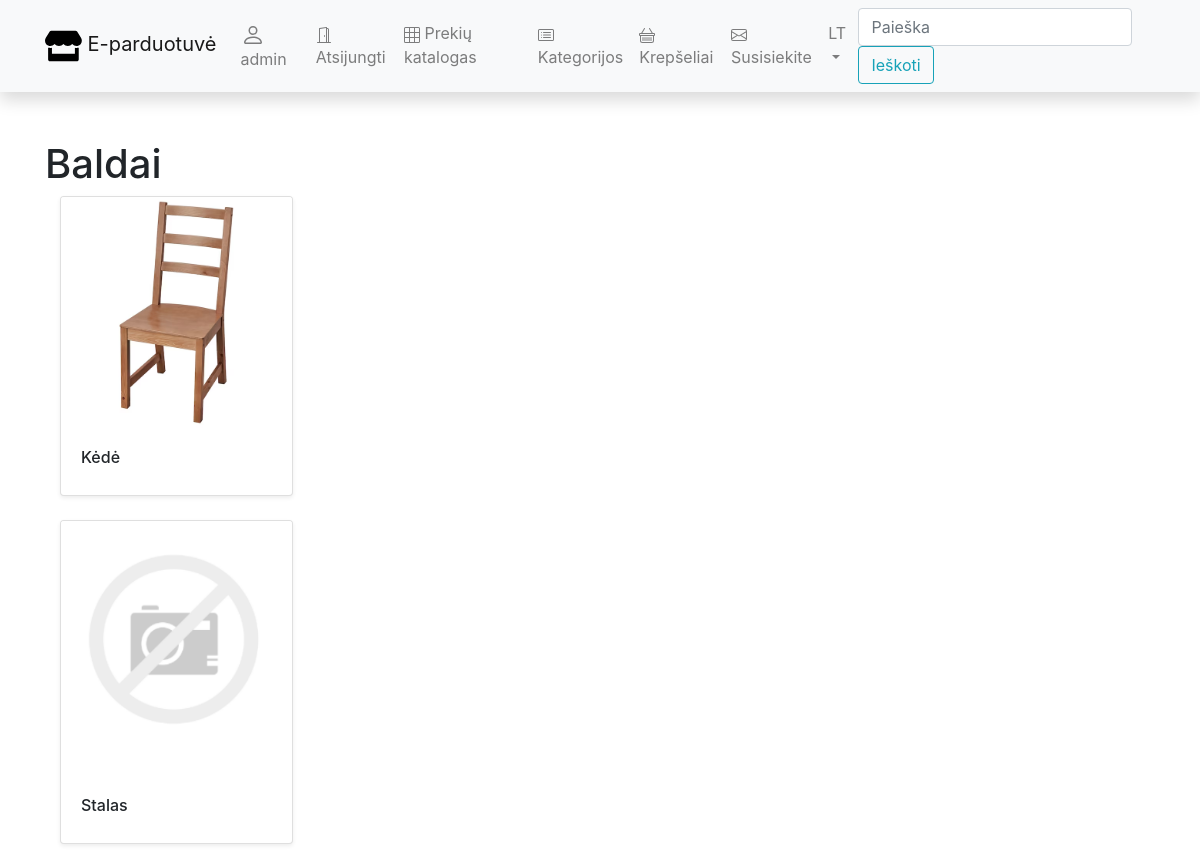
/eparduotuve/kategorijos/1 (signed in), run on an earlier commit of the app's database.
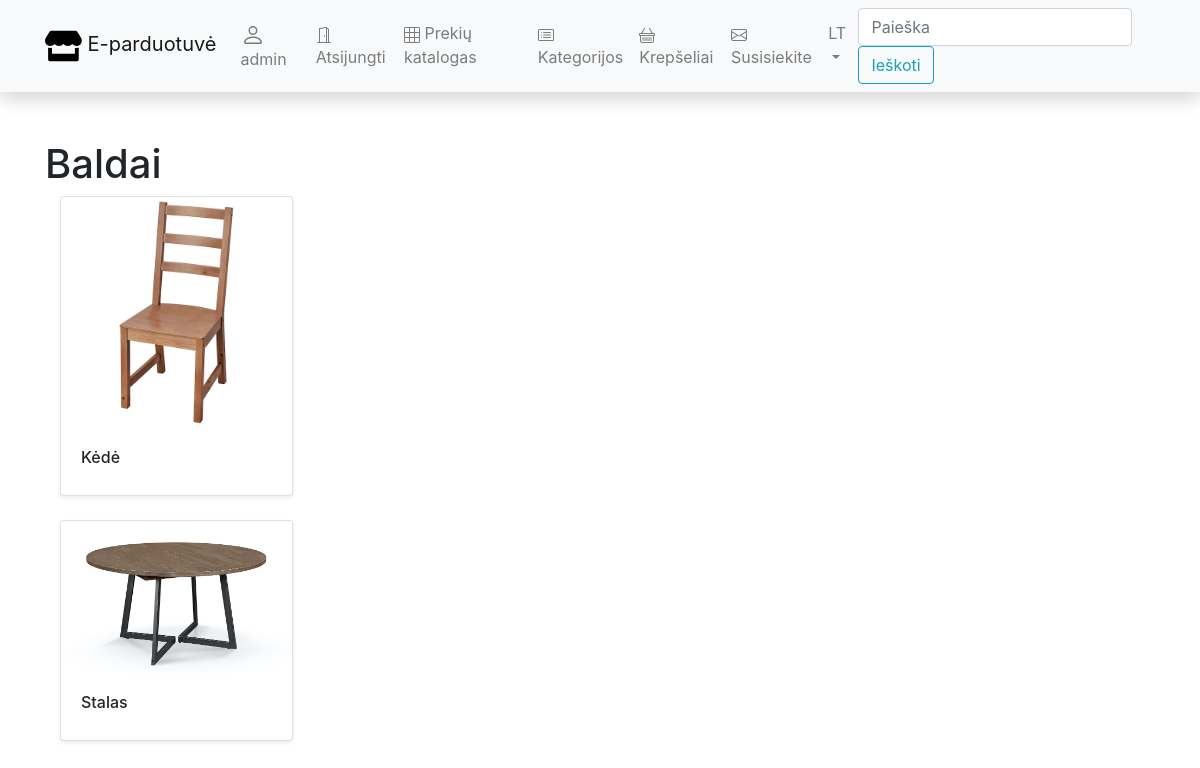
And on a later commit of the database.
### eparduotuve/models.py (models this page shows, shortened)
class Preke(models.Model):
    pavadinimas = models.CharField(_('Prekės pavadinimas'), max_length=200, blank=True)
    kategorija = models.ManyToManyField('Kategorija')
    vieneto_kaina = models.FloatField(_('Vieneto kaina'), null=True, blank=True)
    likutis = models.FloatField(_('Likutis'), null=True, blank=True)
    nuotrauka = models.ImageField(_('Nuotrauka'), upload_to='nuotraukos',
                                  null=True, blank=True)
    aprasymas = HTMLField(blank=True)
    def prekes_kategorijos(self):
        return ', '.join(k.pavadinimas for k in self.kategorija.all())
    prekes_kategorijos.short_description = _('Kategorijos')
    class Meta:
        verbose_name = _('Prekė')
        verbose_name_plural = _('Prekės')

### eparduotuve/views.py (the view)
# urls.py: path('kategorijos/<int:pk>', views.KategorijaDetailView.as_view(), name='kategorija'),
class KategorijaDetailView(LoginRequiredMixin, generic.DetailView):  # generic.edit.FormMixin,
    model = Kategorija
    context_object_name = "kategorija"
    template_name = "kategorija_detail.html"

### eparduotuve/models.py (called while the page is built)
    def __str__(self):
        return f'{self.pavadinimas}'

### eparduotuve/templates/kategorija_detail.html
{% extends "base.html" %}
{% load static %}
{% load i18n %}
{% block content %}
<h1>{{ kategorija }}</h1>
{% for p in kategorija.preke_set.all %}
<div class="column">
    <div class="col-sm-6 col-md-3 d-flex align-items-stretch">
        <div class="card mb-4 shadow-sm">
            {% if p.nuotrauka %}
            <a href="{% url 'preke' p.id %}">
                <img src="{{ p.nuotrauka.url }}" class="card-img-top"/>
            </a>
            {% else %}
            <a href="{% url 'preke' p.id %}">
                <img src="{% static 'img/no-image.png' %}" class="card-img-top"/>
            </a>
            {% endif %}
            <div class="card-body">
                <h6>
                    {{ p.pavadinimas }}
                </h6>
            </div>
        </div>
    </div>
</div>
{% endfor %}
{% endblock %}

What changed in the data, as far as the page shows it:
changed Preke "Stalas": nuotrauka empty → "nuotraukos/stalas.png" (drawn); nuotrauka: picture added
